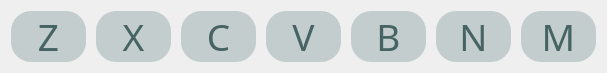
       <widget class="QWidget" name="horizontalLayoutWidget_16">
        <property name="geometry">
         <rect>
          <x>390</x>
          <y>850</y>
          <width>587</width>
          <height>61</height>
         </rect>
        </property>
        <layout class="QHBoxLayout" name="eng1_zxcv">
         <property name="spacing">
          <number>10</number>
         </property>
         <item>
          <widget class="QPushButton" name="eng1_z">
           <property name="sizePolicy">
            <sizepolicy hsizetype="Expanding" vsizetype="Expanding">
             <horstretch>0</horstretch>
             <verstretch>0</verstretch>
            </sizepolicy>
           </property>
           <property name="minimumSize">
            <size>
             <width>75</width>
             <height>0</height>
            </size>
           </property>
           <property name="maximumSize">
            <size>
             <width>75</width>
             <height>16777215</height>
            </size>
           </property>
           <property name="font">
            <font>
             <family>HS봄바람체 3.0 Regular</family>
             <pointsize>28</pointsize>
            </font>
           </property>
           <property name="styleSheet">
            <string notr="true">background-color: rgb(195, 205, 205);
border:none;
border-radius:20px;
color:rgb(70, 100, 100);</string>
           </property>
           <property name="text">
            <string>Z</string>
           </property>
          </widget>
         </item>
         <item>
          <widget class="QPushButton" name="eng1_x">
           <property name="sizePolicy">
            <sizepolicy hsizetype="Expanding" vsizetype="Expanding">
             <horstretch>0</horstretch>
             <verstretch>0</verstretch>
            </sizepolicy>
           </property>
           <property name="minimumSize">
            <size>
             <width>75</width>
             <height>0</height>
            </size>
           </property>
           <property name="maximumSize">
            <size>
             <width>75</width>
             <height>16777215</height>
            </size>
           </property>
           <property name="font">
            <font>
             <family>HS봄바람체 3.0 Regular</family>
             <pointsize>28</pointsize>
            </font>
           </property>
           <property name="styleSheet">
            <string notr="true">background-color: rgb(195, 205, 205);
border:none;
border-radius:20px;
color:rgb(70, 100, 100);</string>
           </property>
           <property name="text">
            <string>X</string>
           </property>
          </widget>
         </item>
         <item>
          <widget class="QPushButton" name="eng1_c">
           <property name="sizePolicy">
            <sizepolicy hsizetype="Expanding" vsizetype="Expanding">
             <horstretch>0</horstretch>
             <verstretch>0</verstretch>
            </sizepolicy>
           </property>
           <property name="minimumSize">
            <size>
             <width>75</width>
             <height>0</height>
            </size>
           </property>
           <property name="maximumSize">
            <size>
             <width>75</width>
             <height>16777215</height>
            </size>
           </property>
           <property name="font">
            <font>
             <family>HS봄바람체 3.0 Regular</family>
             <pointsize>28</pointsize>
            </font>
           </property>
           <property name="styleSheet">
            <string notr="true">background-color: rgb(195, 205, 205);
border:none;
border-radius:20px;
color:rgb(70, 100, 100);</string>
           </property>
           <property name="text">
            <string>C</string>
           </property>
          </widget>
         </item>
         <item>
          <widget class="QPushButton" name="eng1_v">
           <property name="sizePolicy">
            <sizepolicy hsizetype="Expanding" vsizetype="Expanding">
             <horstretch>0</horstretch>
             <verstretch>0</verstretch>
            </sizepolicy>
           </property>
           <property name="minimumSize">
            <size>
             <width>75</width>
             <height>0</height>
            </size>
           </property>
           <property name="maximumSize">
            <size>
             <width>75</width>
             <height>16777215</height>
            </size>
           </property>
           <property name="font">
            <font>
             <family>HS봄바람체 3.0 Regular</family>
             <pointsize>28</pointsize>
            </font>
           </property>
           <property name="styleSheet">
            <string notr="true">background-color: rgb(195, 205, 205);
border:none;
border-radius:20px;
color:rgb(70, 100, 100);</string>
           </property>
           <property name="text">
            <string>V</string>
           </property>
          </widget>
         </item>
         <item>
          <widget class="QPushButton" name="eng1_b">
           <property name="sizePolicy">
            <sizepolicy hsizetype="Expanding" vsizetype="Expanding">
             <horstretch>0</horstretch>
             <verstretch>0</verstretch>
            </sizepolicy>
           </property>
           <property name="minimumSize">
            <size>
             <width>75</width>
             <height>0</height>
            </size>
           </property>
           <property name="maximumSize">
            <size>
             <width>75</width>
             <height>16777215</height>
            </size>
           </property>
           <property name="font">
            <font>
             <family>HS봄바람체 3.0 Regular</family>
             <pointsize>28</pointsize>
            </font>
           </property>
           <property name="styleSheet">
            <string notr="true">background-color: rgb(195, 205, 205);
border:none;
border-radius:20px;
color:rgb(70, 100, 100);</string>
           </property>
           <property name="text">
            <string>B</string>
           </property>
          </widget>
         </item>
         <item>
          <widget class="QPushButton" name="eng1_n">
           <property name="sizePolicy">
            <sizepolicy hsizetype="Expanding" vsizetype="Expanding">
             <horstretch>0</horstretch>
             <verstretch>0</verstretch>
            </sizepolicy>
           </property>
           <property name="minimumSize">
            <size>
             <width>75</width>
             <height>0</height>
            </size>
           </property>
           <property name="maximumSize">
            <size>
             <width>75</width>
             <height>16777215</height>
            </size>
           </property>
           <property name="font">
            <font>
             <family>HS봄바람체 3.0 Regular</family>
             <pointsize>28</pointsize>
            </font>
           </property>
           <property name="styleSheet">
            <string notr="true">background-color: rgb(195, 205, 205);
border:none;
border-radius:20px;
color:rgb(70, 100, 100);</string>
           </property>
           <property name="text">
            <string>N</string>
           </property>
          </widget>
         </item>
         <item>
          <widget class="QPushButton" name="eng1_m">
           <property name="sizePolicy">
            <sizepolicy hsizetype="Expanding" vsizetype="Expanding">
             <horstretch>0</horstretch>
             <verstretch>0</verstretch>
            </sizepolicy>
           </property>
           <property name="minimumSize">
            <size>
             <width>75</width>
             <height>0</height>
            </size>
           </property>
           <property name="maximumSize">
            <size>
             <width>75</width>
             <height>16777215</height>
            </size>
           </property>
           <property name="font">
            <font>
             <family>HS봄바람체 3.0 Regular</family>
             <pointsize>28</pointsize>
            </font>
           </property>
           <property name="styleSheet">
            <string notr="true">background-color: rgb(195, 205, 205);
border:none;
border-radius:20px;
color:rgb(70, 100, 100);</string>
           </property>
           <property name="text">
            <string>M</string>
           </property>
          </widget>
         </item>
        </layout>
       </widget>
